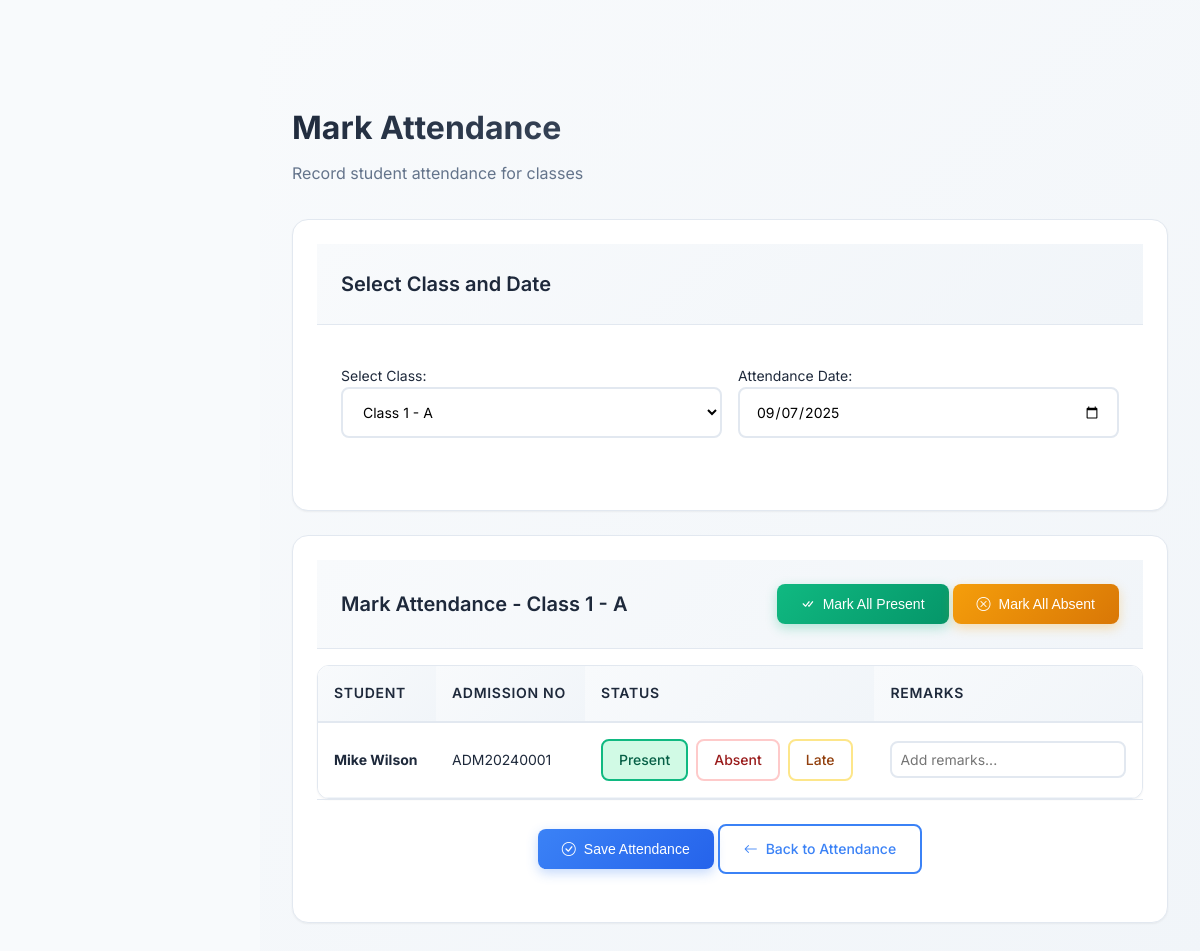
Page /school_management_system/admin/mark_attendance.php?class_id=1 (signed in) on the committed database.
### tables this page shows
CREATE TABLE classes (
    id INT PRIMARY KEY AUTO_INCREMENT,
    class_name VARCHAR(50) NOT NULL,
    section VARCHAR(10),
    class_teacher_id INT,
    academic_year VARCHAR(10),
    is_active TINYINT DEFAULT 1,
    created_at TIMESTAMP DEFAULT CURRENT_TIMESTAMP,
    FOREIGN KEY (class_teacher_id) REFERENCES users(id)
);

CREATE TABLE students (
    id INT PRIMARY KEY AUTO_INCREMENT,
    user_id INT,
    admission_no VARCHAR(50) UNIQUE NOT NULL,
    roll_no VARCHAR(20),
    first_name VARCHAR(50) NOT NULL,
    last_name VARCHAR(50) NOT NULL,
    father_name VARCHAR(100) NOT NULL,
    mother_name VARCHAR(100) NOT NULL,
    date_of_birth DATE NOT NULL,
    age INT NULL,
    gender ENUM('male', 'female', 'other') NOT NULL,
    blood_group VARCHAR(5),
    category VARCHAR(20),
    religion VARCHAR(30),
    mobile_no VARCHAR(15),
    parent_mobile VARCHAR(15),
    email VARCHAR(100),
    address TEXT,
    village VARCHAR(50),
    pincode VARCHAR(10),
    photo VARCHAR(255),
    aadhar_no VARCHAR(12),
    samagra_id VARCHAR(20),
    pan_no VARCHAR(10),
    scholar_no VARCHAR(50),
    class_id INT,
    academic_year VARCHAR(10),
    admission_date DATE,
    is_active TINYINT DEFAULT 1,
    created_at TIMESTAMP DEFAULT CURRENT_TIMESTAMP,
    updated_at TIMESTAMP DEFAULT CURRENT_TIMESTAMP ON UPDATE CURRENT_TIMESTAMP,
    FOREIGN KEY (user_id) REFERENCES users(id),
    FOREIGN KEY (class_id) REFERENCES classes(id),
    INDEX idx_age (age),
    INDEX idx_students_class (class_id, is_active),
    INDEX idx_students_admission (admission_no),
    INDEX idx_active (is_active),
    INDEX idx_class_year (class_id, academic_year)
);

### school_management_system/admin/mark_attendance.php (the view, shortened to what this page needs)
<?php
require_once '../config/database.php';
$stmt = $pdo->prepare("SELECT * FROM classes WHERE is_active = 1 ORDER BY class_name, section");
$stmt->execute();
$classes = $stmt->fetchAll();
$selected_class_id = $_GET['class_id'] ?? '';
$selected_date = $_GET['date'] ?? date('Y-m-d');
$students = [];
$existing_attendance = [];
if ($selected_class_id) {
    $stmt = $pdo->prepare("
        SELECT s.* FROM students s
        WHERE s.class_id = ? AND s.is_active = 1
        ORDER BY s.first_name, s.last_name
    ");
    $stmt->execute([$selected_class_id]);
    $students = $stmt->fetchAll();
}
?>
<!DOCTYPE html>
<html lang="en">
<head>
    <link rel="stylesheet" href="../assets/css/style.css">
    <link rel="stylesheet" href="../assets/css/modern-ui.css">
    <link rel="stylesheet" href="https://cdn.jsdelivr.net/npm/bootstrap-icons@1.11.0/font/bootstrap-icons.css">
</head>
<body>
    <div class="wrapper">
        <div class="main-content">
            <div class="content-wrapper fade-in">
                <div class="page-header">
                    <h1 class="page-title">Mark Attendance</h1>
                    <p class="page-subtitle">Record student attendance for classes</p>
                </div>
                <div class="card">
                    <div class="card-header">
                        <h3 class="card-title">Select Class and Date</h3>
                    </div>
                    <div style="padding: 1.5rem;">
                        <form method="GET" class="form-row">
                            <div class="form-group">
                                <label for="class_id">Select Class:</label>
                                <select name="class_id" id="class_id" class="form-control" required onchange="this.form.submit()">
                                    <?php foreach ($classes as $class): ?>
                                        <option value="<?php echo $class['id']; ?>" <?php echo $selected_class_id == $class['id'] ? 'selected' : ''; ?>>
                                            <?php echo htmlspecialchars($class['class_name'] . ' - ' . $class['section']); ?>
                                        </option>
                                    <?php endforeach; ?>
                                </select>
                            </div>
                            <div class="form-group">
                                <label for="date">Attendance Date:</label>
                                <input type="date" name="date" id="date" class="form-control"
                                       value="<?php echo $selected_date; ?>"
                                       max="<?php echo date('Y-m-d'); ?>"
                                       onchange="this.form.submit()">
                            </div>
                        </form>
                    </div>
                </div>
                <?php if ($selected_class_id && !empty($students)): ?>
                <div class="card">
                    <div class="card-header">
                        <h3 class="card-title">
                            Mark Attendance -
                            <?php
                            $class_info = array_filter($classes, function($c) use ($selected_class_id) {
                                return $c['id'] == $selected_class_id;
                            });
                            $class_info = reset($class_info);
                            echo htmlspecialchars($class_info['class_name'] . ' - ' . $class_info['section']);
                            ?>
                        </h3>
                        <div>
                            <button type="button" class="btn btn-success" onclick="markAllPresent()">
                                <i class="bi bi-check-all"></i> Mark All Present
                            </button>
                            <button type="button" class="btn btn-warning" onclick="markAllAbsent()">
                                <i class="bi bi-x-circle"></i> Mark All Absent
                            </button>
                        </div>
                    </div>
                    <form method="POST" id="attendanceForm" class="ajax-form">
                        <div class="table-container">
                            <table class="table">
                                <thead>
                                    <tr>
                                        <th>Student</th>
                                        <th>Admission No</th>
                                        <th>Status</th>
                                        <th>Remarks</th>
                                    </tr>
                                </thead>
                                <tbody>
                                    <?php foreach ($students as $student): ?>
                                        <?php
                                        $current_status = $existing_attendance[$student['id']]['status'] ?? 'present';
                                        $current_remarks = $existing_attendance[$student['id']]['remarks'] ?? '';
                                        ?>
                                        <tr class="student-row">
                                            <td>
                                                <div class="student-info">
                                                    <strong><?php echo htmlspecialchars($student['first_name'] . ' ' . $student['last_name']); ?></strong>
                                                </div>
                                            </td>
                                            <td><?php echo htmlspecialchars($student['admission_no']); ?></td>
                                            <td>
                                                <div class="status-buttons">
                                                    <label class="status-option present <?php echo $current_status === 'present' ? 'active' : ''; ?>">
                                                        <span>Present</span>
                                                    </label>
                                                    <label class="status-option absent <?php echo $current_status === 'absent' ? 'active' : ''; ?>">
                                                        <span>Absent</span>
                                                    </label>
                                                    <label class="status-option late <?php echo $current_status === 'late' ? 'active' : ''; ?>">
                                                        <span>Late</span>
                                                    </label>
                                                </div>
                                            </td>
                                            <td>
                                                <input type="text" name="students[<?php echo $student['id']; ?>][remarks]"
                                                       class="form-control form-control-sm"
                                                       placeholder="Add remarks..."
                                                       value="<?php echo htmlspecialchars($current_remarks); ?>">
                                            </td>
                                        </tr>
                                    <?php endforeach; ?>
                                </tbody>
                            </table>
                        </div>
                        <div style="padding: 1.5rem; text-align: center; border-top: 1px solid #e2e8f0;">
                            <button type="submit" name="mark_attendance" class="btn btn-primary">
                                <i class="bi bi-check-circle"></i> Save Attendance
                            </button>
                            <a href="attendance.php" class="btn btn-outline">
                                <i class="bi bi-arrow-left"></i> Back to Attendance
                            </a>
                        </div>
                    </form>
                </div>
                <?php endif; ?>
            </div>
        </div>
    </div>
</body>
</html>

### school_management_system/assets/css/style.css (style rules this page uses)
:root { --primary-color: #3b82f6; --primary-dark: #1d4ed8; --secondary-color: #64748b; --success-color: #10b981; --warning-color: #f59e0b; --danger-color: #ef4444; --light-color: #f8fafc; --dark-color: #1e293b; --border-color: #e2e8f0; --text-primary: #1e293b; --text-secondary: #64748b; --sidebar-width: 280px; --header-height: 70px; --border-radius: 8px; --shadow-sm: 0 1px 2px 0 rgba(0, 0, 0, 0.05); --shadow-md: 0 4px 6px -1px rgba(0, 0, 0, 0.1), 0 2px 4px -1px rgba(0, 0, 0, 0.06); --shadow-lg: 0 10px 15px -3px rgba(0, 0, 0, 0.1), 0 4px 6px -2px rgba(0, 0, 0, 0.05); }
* { margin: 0; padding: 0; box-sizing: border-box; }
body { font-family: 'Inter', sans-serif; background-color: var(--light-color); color: var(--text-primary); line-height: 1.6; font-size: 14px; }
.wrapper { display: flex; width: 100%; align-items: stretch; }
.main-content { flex: 1; margin-left: 280px; padding-top: var(--header-height); min-height: 100vh; }
.content-wrapper { padding: 2rem; }
.page-header { margin-bottom: 2rem; }
.page-title { font-size: 2rem; font-weight: 600; color: var(--text-primary); margin-bottom: 0.5rem; }
.page-subtitle { color: var(--text-secondary); margin-bottom: 0; }
.page-title { font-size: 1.875rem; font-weight: 700; color: var(--text-primary); margin-bottom: 0.5rem; }
.page-subtitle { color: var(--text-secondary); font-size: 1rem; }
.form-group { margin-bottom: 1.5rem; }
.btn { display: inline-flex; align-items: center; gap: 0.5rem; padding: 0.75rem 1.5rem; border: none; border-radius: var(--border-radius); font-size: 0.9rem; font-weight: 500; text-decoration: none; cursor: pointer; transition: all 0.3s ease; text-align: center; }
.btn-primary { background: var(--primary-color); color: white; }
.btn-success { background: var(--success-color); color: white; }
.btn-warning { background: var(--warning-color); color: white; }
.btn-outline { background: transparent; border: 1px solid var(--border-color); color: var(--text-primary); }
.table-container { background: white; border-radius: var(--border-radius); overflow: hidden; box-shadow: var(--shadow-sm); border: 1px solid var(--border-color); }
.table { width: 100%; border-collapse: collapse; }
.table th, .table td { padding: 1rem; text-align: left; border-bottom: 1px solid var(--border-color); }
.table th { background: var(--light-color); font-weight: 600; color: var(--text-primary); font-size: 0.875rem; text-transform: uppercase; letter-spacing: 0.05em; }
.card { background: white; border-radius: var(--border-radius); padding: 1.5rem; box-shadow: var(--shadow-sm); border: 1px solid var(--border-color); margin-bottom: 1.5rem; }
.card-header { display: flex; justify-content: space-between; align-items: center; margin-bottom: 1rem; padding-bottom: 1rem; border-bottom: 1px solid var(--border-color); }
.card-title { font-size: 1.25rem; font-weight: 600; color: var(--text-primary); }
.fade-in { animation: slideIn 0.3s ease-out; }
.form-control, .form-select { width: 100%; padding: 0.75rem; border: 1px solid var(--border-color); border-radius: var(--border-radius); font-size: 0.9rem; transition: border-color 0.3s ease; font-family: inherit; background: white; }

### school_management_system/admin/mark_attendance.php (style rules this page uses)
.student-info { display: flex; align-items: center; gap: 0.75rem; }
.status-buttons { display: flex; gap: 0.5rem; }
.status-option { display: flex; align-items: center; padding: 0.5rem 1rem; border: 2px solid #e2e8f0; border-radius: 0.5rem; cursor: pointer; transition: all 0.2s ease; font-size: 0.875rem; font-weight: 500; }
.status-option.present { color: #065f46; border-color: #a7f3d0; }
.status-option.present.active { background: #d1fae5; border-color: #10b981; }
.status-option.absent { color: #991b1b; border-color: #fecaca; }
.status-option.late { color: #92400e; border-color: #fde68a; }
.form-control-sm { padding: 0.5rem; font-size: 0.875rem; }

### rows in the picture
classes: class_name+section "Class 1 - A"
students: first_name+last_name "Mike Wilson", admission_no "ADM20240001"

### other values in the picture
form field class_id "Class 1 - A"
